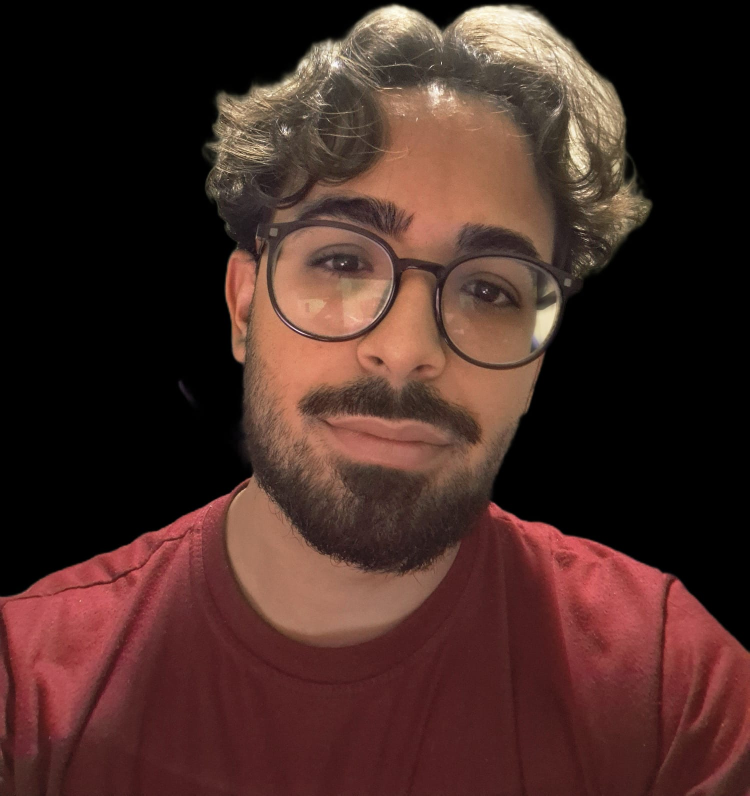
#> input picture assets-source/portrait.jpeg, 1499 x 1591 px, found by its file name (shown at 1/2 size)
$ python portrait.py assets-source/portrait.jpeg
#> lines starting #> are read from the running program, lines starting #| are printed output that depends on the picture
#> in main, im is the input picture: PIL image 1499x1591 RGB; mean R, G, B 70.1, 42.7, 37.4
#| original      1499×1591
#!/usr/bin/env python3
"""
Gera as derivadas do retrato do hero a partir do original.

    python3 scripts/portrait.py assets-source/portrait.jpeg

Produz em public/: nicolas-560.webp e nicolas-1120.webp (2×).

O original fica versionado em assets-source/ — são 154 KB e é o que torna as
derivadas reproduzíveis. Ele não vai para public/, ou o build o serviria.

Existe como script, e não como passo manual, porque o recorte é opinado: 4:5
com o rosto acima do centro geométrico. Trocar a foto depois é rodar de novo,
não redescobrir os números.
"""
import sys
from pathlib import Path

from PIL import Image, ImageOps

ASPECT = 4 / 5
"""Retrato. A moldura do cartão usa a mesma proporção via `aspect-ratio`."""

FOCAL_Y = 0.42
"""
Centro vertical do recorte, 0 = topo. Abaixo de 0.5 porque em retrato o rosto
fica acima do centro geométrico — cortar simétrico deixa testa de menos e
ombro de mais.
"""

WIDTHS = (560, 1120)
QUALITY = 82


def crop_to_aspect(im: Image.Image) -> Image.Image:
    """Maior recorte 4:5 possível, centrado em x e ancorado em FOCAL_Y."""
    w, h = im.size
#> w = 1499; h = 1591
    if w / h > ASPECT:
        new_w, new_h = int(round(h * ASPECT)), h
#> new_w = 1273; new_h = 1591
    else:
        new_w, new_h = w, int(round(w / ASPECT))

    left = (w - new_w) // 2
#> left = 113
    top = int(round(h * FOCAL_Y - new_h / 2))
#> top = -127
    top = max(0, min(top, h - new_h))  # nunca sai da imagem
#> top = 0
    return im.crop((left, top, left + new_w, top + new_h))
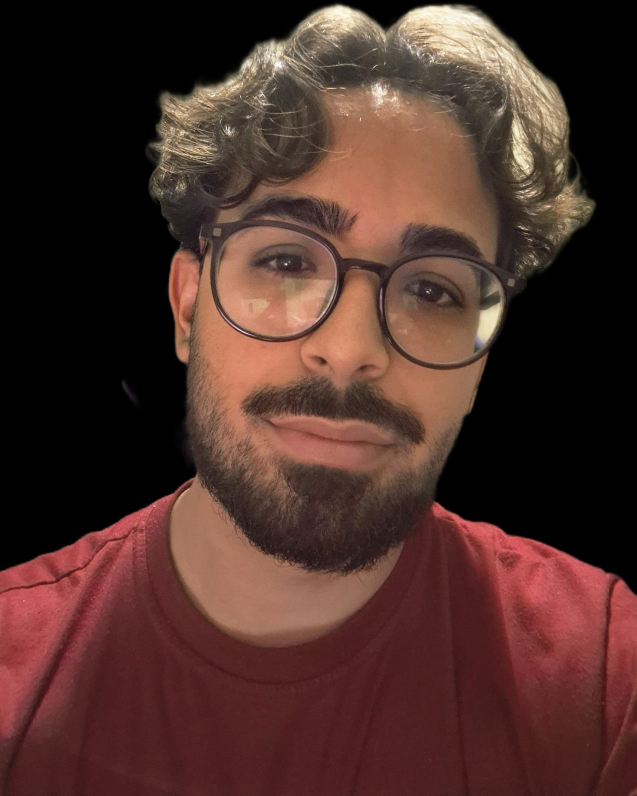
#> returned value: PIL image 1273x1591 RGB (shown at 1/2 size); mean R, G, B 77.4, 48.1, 41.9


def main() -> int:
    if len(sys.argv) != 2:
        print(__doc__.strip())
        return 2

    src = Path(sys.argv[1])
    if not src.is_file():
        print(f"não encontrei o original: {src}")
        return 1

    out_dir = Path("public")
    out_dir.mkdir(exist_ok=True)

    # exif_transpose: foto de celular costuma vir deitada com a rotação só na
    # EXIF. Sem isto o recorte acerta os pixels errados.
    im = ImageOps.exif_transpose(Image.open(src)).convert("RGB")
    print(f"original      {im.width}×{im.height}")

    base = crop_to_aspect(im)
    print(f"recorte 4:5   {base.width}×{base.height}  (foco y={FOCAL_Y})")
#| recorte 4:5   1273×1591  (foco y=0.42)

    # Ampliar não cria detalhe: gera peso e borrão. Se o original não tem
    # pixels para uma das larguras, o certo é falhar aqui e pedir arquivo
    # maior — não entregar um 2x macio que só se percebe em tela retina.
    if base.width < max(WIDTHS):
        print(
            f"ERRO: recorte tem {base.width}px de largura, "
            f"o derivado 2x precisa de {max(WIDTHS)}px.\n"
            f"      Use um original com pelo menos "
            f"{int(round(max(WIDTHS) / ASPECT * (im.width / im.height) if im.width / im.height > ASPECT else max(WIDTHS)))}px "
            f"no lado menor."
        )
        return 1

    for w in WIDTHS:
        h = int(round(w / ASPECT))
        resized = base.resize((w, h), Image.LANCZOS)
        dest = out_dir / f"nicolas-{w}.webp"
        resized.save(dest, "WEBP", quality=QUALITY, method=6)
        print(f"{dest}  {dest.stat().st_size // 1024} KB")
#> this loop made 1 pass
#> pass 1, in main, `resized = base.resize((w, h), Image.LANCZOS)`:
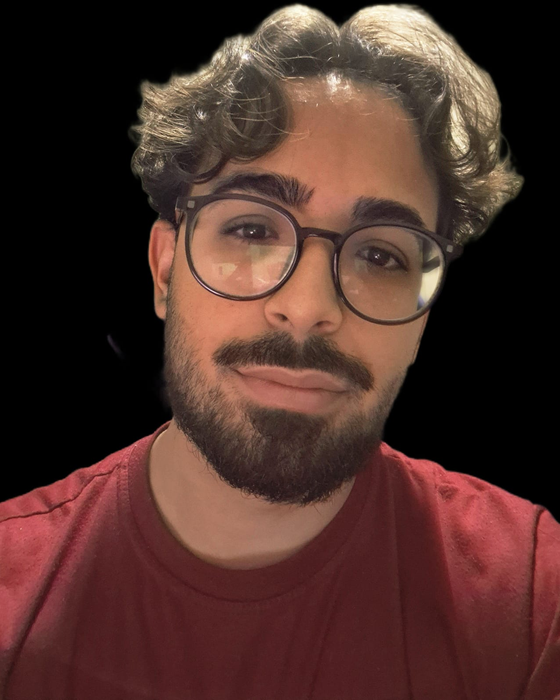
#> resized: PIL image 560x700 RGB; mean R, G, B 77.4, 48.1, 41.9

    return 0


if __name__ == "__main__":
#> (the run stopped early here; a loop or call above may not have finished)
